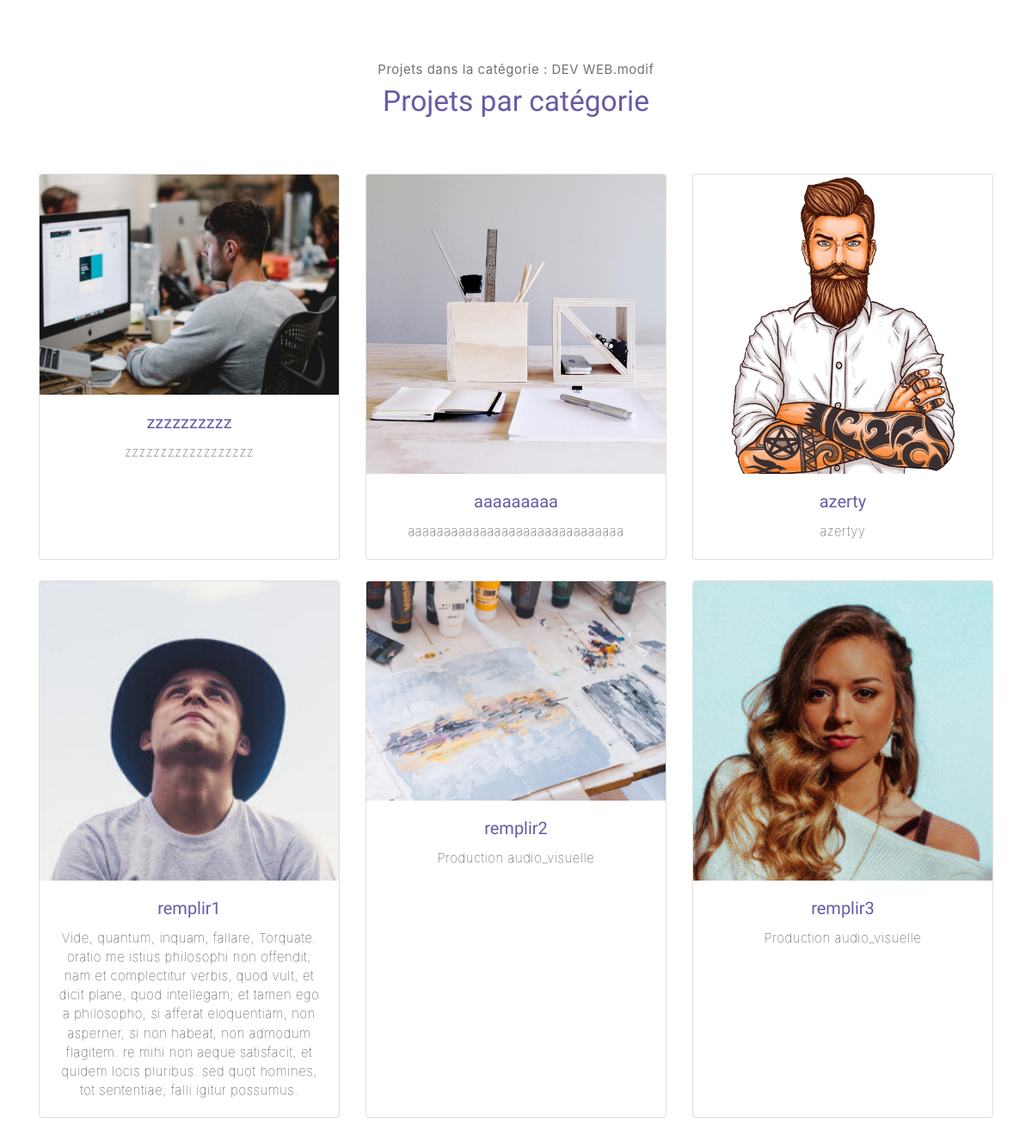
/projets_par_categorie.php?id=1, run on the app's committed database.
### tables this page shows
CREATE TABLE IF NOT EXISTS `categories` (
  `id` int NOT NULL AUTO_INCREMENT,
  `name` varchar(250) NOT NULL,
  `image` varchar(250) NOT NULL DEFAULT 'assets\\imgs\\',
  PRIMARY KEY (`id`)
);

CREATE TABLE IF NOT EXISTS `projets` (
  `id` int NOT NULL AUTO_INCREMENT,
  `categorie` varchar(250) NOT NULL,
  `titre` varchar(250) NOT NULL,
  `description` varchar(500) NOT NULL,
  `image` varchar(250) NOT NULL DEFAULT 'assets\\imgs\\',
  PRIMARY KEY (`id`)
);

### projets_par_categorie.php (the view, shortened to what this page needs)
<!DOCTYPE html>
<html>
<head>
    <link rel="stylesheet" href="assets/vendors/themify-icons/css/themify-icons.css">
    <link rel="stylesheet" href="assets/css/meyawo.css">
    <link rel="stylesheet" href="https://maxcdn.bootstrapcdn.com/bootstrap/4.5.2/css/bootstrap.min.css">
</head>
<body>
    <?php
    $host = "localhost";
    $dbname = "portfolio";
    $username = "root";
    $password = "";
    if (isset($_GET['id'])) {
        $id = $_GET['id'];
        try {
            $bdd = new PDO("mysql:host=$host;dbname=$dbname;charset=utf8", $username, $password);
            $bdd->setAttribute(PDO::ATTR_ERRMODE, PDO::ERRMODE_EXCEPTION);
            $requete_categorie = $bdd->prepare("SELECT * FROM categories WHERE id = ?");
            $requete_categorie->execute([$id]);
            $categorie = $requete_categorie->fetch();
            $requete_projets = $bdd->prepare("SELECT * FROM projets WHERE categorie = ?");
            $requete_projets->execute([$categorie['name']]);
            $projets = $requete_projets->fetchAll();
        } catch (PDOException $e) {
            echo "Erreur de connexion à la base de données : " . $e->getMessage();
        }
    } else {
        echo "Aucune catégorie sélectionnée.";
        exit;
    }
    ?>
    <section class="section" id="projets_par_categorie">
        <div class="container text-center">
            <p class="section-subtitle">Projets dans la catégorie : <?php echo $categorie['name']; ?></p>
            <h6 class="section-title mb-6">Projets par catégorie</h6>
            <div class="row">
    <?php
    if (isset($projets) && !empty($projets)) {
        foreach ($projets as $projet) {
            echo '<div class="col-md-4 mb-4">';
            echo '<div class="card h-100">';
            echo '<img src="' . $projet['image'] . '" class="card-img-top" alt="' . $projet['titre'] . '">';
            echo '<div class="card-body">';
            echo '<h5 class="card-title">' . $projet['titre'] . '</h5>';
            echo '<p class="card-text">' . $projet['description'] . '</p>';
            echo '</div>';
            echo '</div>';
            echo '</div>';
        }
    } else {
        echo '<p class="text-center">Aucun projet trouvé pour cette catégorie.</p>';
    }
    ?>
            </div>
        </div>
    </section>
</body>
</html>

### data on the page
categories: name "DEV WEB.modif"
projets: image (picture), titre "zzzzzzzzzz", description "zzzzzzzzzzzzzzzzzz"
projets: image (picture), titre "aaaaaaaaa", description "aaaaaaaaaaaaaaaaaaaaaaaaaaaaaa"
projets: image (picture), titre "azerty", description "azertyy"
projets: image (picture), titre "remplir1", description "Vide, quantum, inquam, fallare, Torquate. oratio me istius philosophi non offendit; nam et complectitur verbis, quod vult, et dicit plane, quod intellegam; et tamen ego a philosopho, si afferat eloquentiam, non asperner, si non habeat, non admodum flagitem. re mihi non aeque satisfacit, et quidem locis pluribus. sed quot homines, tot sententiae; falli igitur possumus."
projets: image (picture), titre "remplir2", description "Production audio_visuelle"
projets: image (picture), titre "remplir3", description "Production audio_visuelle"
